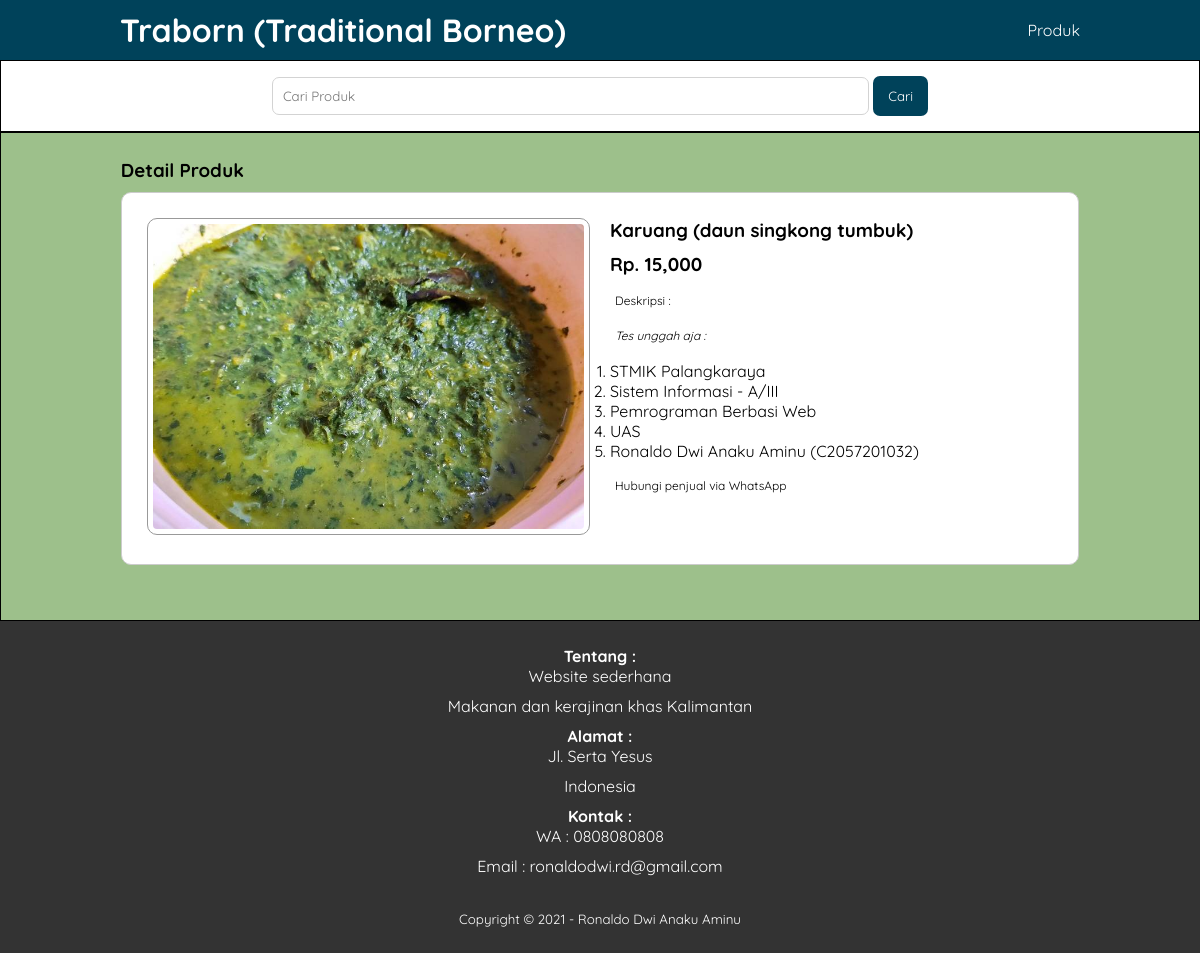
/detail-produk.php?id=17, run on the app's committed database.
### tables this page shows
CREATE TABLE `tbl_produk` (
  `product_id` int(11) NOT NULL,
  `category_id` int(11) NOT NULL,
  `product_name` varchar(100) NOT NULL,
  `product_price` int(11) NOT NULL,
  `product_description` text NOT NULL,
  `product_image` varchar(100) NOT NULL,
  `product_status` tinyint(1) NOT NULL,
  `data_created` timestamp NOT NULL DEFAULT current_timestamp() ON UPDATE current_timestamp()
);

### detail-produk.php (the view, shortened to what this page needs)
<?php
    include 'db.php';
    $kontak = mysqli_query($hasil, "SELECT admin_name, admin_telp, admin_email, admin_address FROM tbl_admin WHERE admin_id = 1");
    $a      = mysqli_fetch_object($kontak);
    $produk = mysqli_query($hasil, "SELECT * FROM tbl_produk WHERE product_id = '".$_GET['id']."' ");
    $p      = mysqli_fetch_object($produk);
?>
<!DOCTYPE html>
<html>
<head>
    <link rel="stylesheet" type="text/css" href="tampilan.css">
</head>
<body>
    <header>
        <div class="container">
        <h1><a href="beranda.php">Traborn (Traditional Borneo) </a></h1>
        <ul>
            <li><a href="isiproduk.php">Produk</a></li>
        </ul>
        </div>
    </header>
    <div class="search">
        <div class="container">
            <form action="isiproduk.php">
                <input type="text" name="search" placeholder="Cari Produk" value="<?php echo $_GET['search'] ?>">
                <input type="submit" name="cari" value="Cari" value="<?php echo $_GET['search'] ?> ">
            </form>
        </div>
    </div>
    <div class="section">
        <div class="container">
            <h3>Detail Produk</h3>
            <div class="box">
                <div class="col-2">
                    <img src="gambarproduk/<?php echo $p->product_image?>"width="100%">
                </div>
                <div class="col-2">
                    <h3><?php echo $p->product_name?></h3>
                    <h3>Rp. <?php echo number_format($p->product_price)?></h3>
                    <p>Deskripsi :<br>
                        <?php echo $p->product_description ?>
                    </p>
                    <p><a href="https://api.whatsapp.com/send?phone=<?php echo $a->admin_telp ?>&text=Hai, saya
                    tertarik dengan produk anda" target="_blank">Hubungi penjual via WhatsApp</a></p>
                </div>
            </div>
        </div>
    </div>
    <div class="footer">
        <div class="container">
            <h4>Tentang :</h4>
            <p>Website sederhana</p>
            <p>Makanan dan kerajinan khas Kalimantan</p>
            <h4>Alamat :</h4>
            <p>Jl. Serta Yesus</p>
            <p>Indonesia</p>
            <h4>Kontak :</h4>
            <p>WA    : 0808080808</p>
            <p>Email : ronaldodwi.rd@gmail.com</p>
            <small>Copyright &copy; 2021 - Ronaldo Dwi Anaku Aminu</small>
        </div>
    </div>
</body>
</html>

### tampilan.css (style rules this page uses)
* { padding: 0; margin: 0; font-family: 'Quicksand', sans-serif; }
body { background-color: #9DC08B; }
a { color: inherit; text-decoration: none; }
header { background-color: #00425A; color: #fff; }
header h1 { float: left; padding: 10px 0; }
header ul { float: right; }
header ul li { display: inline-block; }
header ul li a { padding: 20px 0 20px 20px; display: inline-block; }
.container { width: 80%; margin: 0 auto; }
.container:after { content: ''; display: block; clear: both; }
.section { padding: 25px 0; border: 1px solid; }
.box { background-color: #fff; border: 1px solid #ccc; border-radius: 10px; padding: 15px; box-sizing: border-box; margin: 10px 0px 30px 0; }
.box:after { content: ''; display: block; clear: both; }
.search { padding: 15px 0; background-color: #fff; border: 1px solid; text-align: center; }
.search input[type=text] { width: 60%; border-radius: 7px; border: 1px solid lightgrey; padding: 10px; }
.search input[type=submit] { padding: 12px 15px; background-color: #00425A; border-radius: 7px; color: #fff; border: none; cursor: pointer; }
.footer { padding: 25px 0; background-color: #333; color: #fff; text-align: center; }
.footer p { margin-bottom: 10px; }
.footer small { margin-top: 25px; display: inline-block; }
.col-2 { width: 50%; min-height: 200px; padding: 10px; box-sizing: border-box; float: left; }
.col-2 img { border: 1px solid #999; border-radius: 10px; padding: 5px; box-sizing: border-box; }
.col-2 h3 { margin-bottom: 10px; }
.col-2 p { margin: 15px 5px; text-align: justify; line-height: 20px; font-size: 12px; }

### data on the page
tbl_produk: product_image (picture), product_name "Karuang (daun singkong tumbuk)", product_price "15,000", product_description "Tes unggah aja : STMIK Palangkaraya Sistem Informasi - A/III Pemrograman Berbasi Web UAS Ronaldo Dwi Anaku Aminu (C2057201032)"
